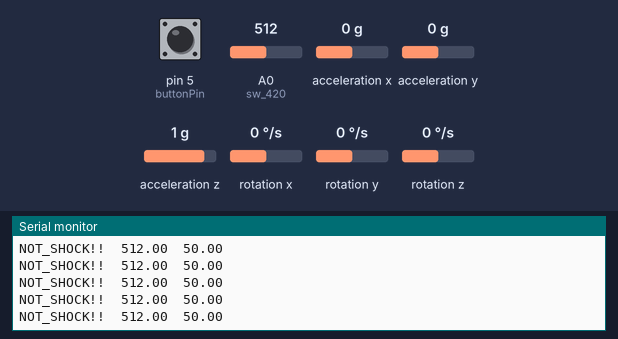
The sketch below on a simulated Arduino Uno, built with avr-gcc and run on an emulated ATmega328P. On the bench: the last lines printed to the serial monitor. Wiring (inferred from the names in the program): MPU-6050 motion sensor at I2C address 0x68. The test bench sets the inputs (shaded band); at power-on: A0 (sw_420) = 512, pin 5 (buttonPin) LOW, acceleration x 0 g, acceleration y 0 g, acceleration z 1 g, rotation x 0 °/s, rotation y 0 °/s, rotation z 0 °/s.

Above: at 3.2 s.
3.3 s: A0 (sw_420) set to 113
At 4.0 s:
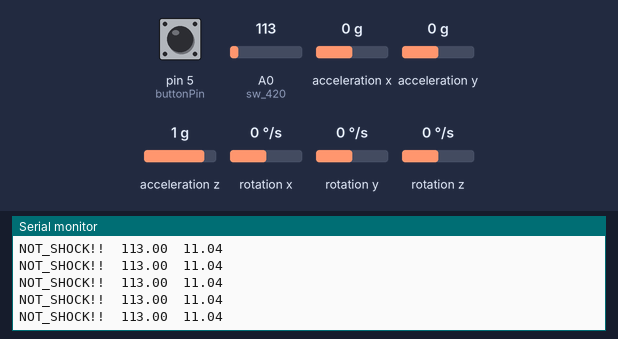
6.3 s: A0 (sw_420) set to 102
At 7.3 s:
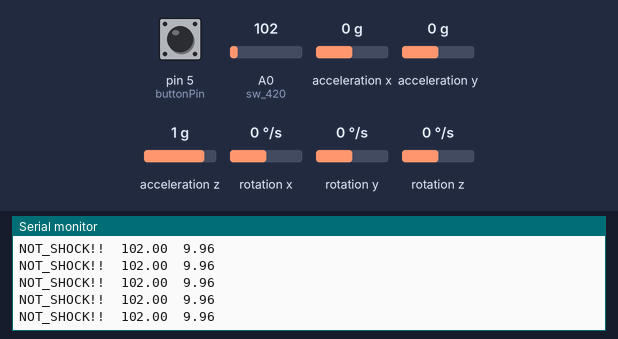
10.8 s: A0 (sw_420) set to 903
At 11.6 s:
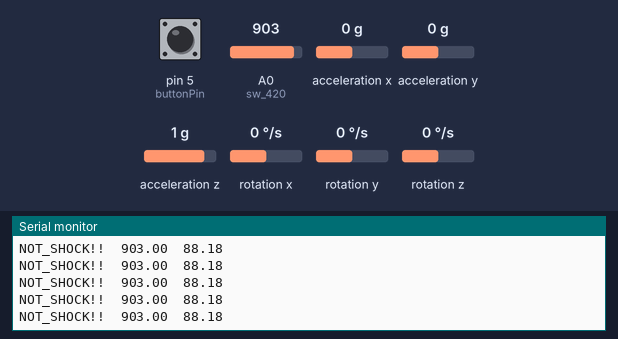
13.8 s: A0 (sw_420) set to 938
At 14.4 s:
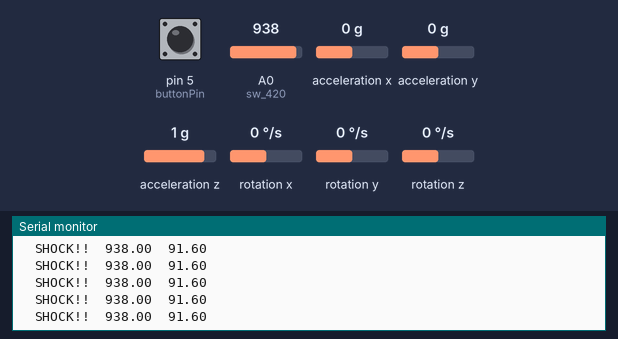
Timing chart, 0 to 16.8 s (numbered marks = the images above; inputs shaded):
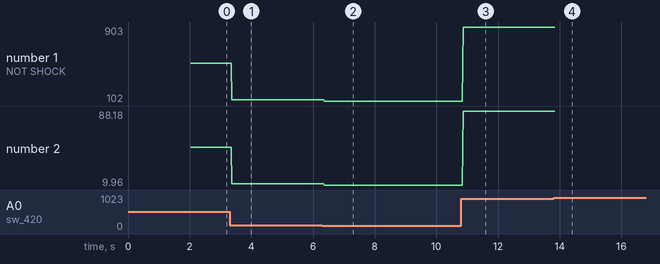

The sketch:

safe_helmet_hw.ino
```cpp
/* 기울기 센서 GY-521(MPU6050) 기초 실습 #1 (RAW 데이터 얻기)                            */
/* 아래 코드관련 실습에 대한 설명과 회로도 및 자료는 https://rasino.tistory.com/ 에 있습니다 */
#include<Wire.h>
#include <SoftwareSerial.h> //시리얼통신 라이브러리 호출
#include <Adafruit_MPU6050.h>
#include <Adafruit_Sensor.h>


int sw_420 = A0; //충격모듈센서 정의
//블루투스 통신 정의
int blueTx=3;   //Tx (보내는핀 설정)at
int blueRx=4;   //Rx (받는핀 설정)
int buttonPin = 5; // 푸시버튼이 연결된 번호
int buttonState = 0; // 입력핀의 상태를 저장
double angleAcX, angleAcY, angleAcZ;  //각도
double angleGyX, angleGyY, angleGyZ;  //각도

const double RADIAN_TO_DEGREE = 180 / 3.14159;
const double DEG_PER_SEC = 32767 / 250;    // 1초에 회전하는 각도
// GyX, GyY, GyZ 값의 범위 : -32768 ~ +32767 (16비트 정수범위)

unsigned long now = 0;   // 현재 시간 저장용 변수
unsigned long past = 0;  // 이전 시간 저장용 변수
double dt = 0;           // 한 사이클 동안 걸린 시간 변수

double averAcX, averAcY, averAcZ;
double averGyX, averGyY, averGyZ;
SoftwareSerial mySerial(blueRx, blueTx);  //시리얼 통신을 위한 객체선언

const int MPU_ADDR = 0x68;    // I2C통신을 위한 MPU6050의 주소
int16_t AcX, AcY, AcZ, Tmp, GyX, GyY, GyZ,t=0;   // 가속도(Acceleration) 와
void getRawData();  // 센서값 얻는 서브함수의 프로토타입 선언
double m=70,g,s,v,a_x, a_y, a_z;

void setup() {
  initSensor();
  pinMode(buttonPin, INPUT); // 푸시버튼은 입력으로 설정
  Serial.begin(9600);
  mySerial.begin(9600); //블루투스 시리얼
  caliSensor();   //  초기 센서 캘리브레이션 함수 호출
  past = millis(); // past에 현재 시간 저장
  delay(20);
}

void loop() {
  buttonState = digitalRead(buttonPin); //입력 값을 읽고 저장
// 버튼이 눌렸는지 확인, 버튼이 눌렸으면 입력핀의 상태는 HIGH가 됨
if (buttonState == HIGH) {
digitalWrite(sw_420, HIGH); //충격센서 켬
}
else {
digitalWrite(sw_420, LOW); //충격센서 끔
}

  getRawData();          // 센서값 얻어오는 함수 호출

  float val = analogRead(sw_420);
  float val_pct = val/1024*100;
  if(val_pct>90){
    Serial.write("\tSHOCK!!\t");
    Serial.print(val);
    Serial.write("\t");
    Serial.println(val_pct);
//    mySerial.println(val);
  }
  else{
    Serial.write("NOT_SHOCK!!\t");
    Serial.print(val);
    Serial.write("\t");
    Serial.println(val_pct);
  }
  g = 9.8;              //중력가속도
   v = ((AcX*t)+(AcY*t)+(AcZ*t))/3;             //순간속도
  s = ((0.5*AcX*t*t)+(0.5*AcY*t*t)+(0.5*AcZ*t*t))/3;        //낙하거리


  if (abs(a_x - AcX) > 25000 || abs(a_y - AcY) > 25000 || abs(a_z - AcZ) > 25000 || val_pct>90){
    mySerial.write("7"); //True
    delay(1);
    a_x=AcX;
    a_y=AcY;
    a_z=AcZ;
  }
//  Serial.print("t=");
//  Serial.println(t);
//  Serial.print("v=");
//  Serial.println(v);
//  Serial.print("s=");
//  Serial.println(s);
//  Serial.print("a=");
//  Serial.println(a);
//  delay(1000);
//  t++;

//

  getData();
  getDT();
  angleGyX += ((GyX - averGyX) / DEG_PER_SEC) * dt;
  angleGyY += ((GyY - averGyY) / DEG_PER_SEC) * dt;
  angleGyZ += ((GyZ - averGyZ) / DEG_PER_SEC) * dt;

//  Serial.print("Angle Gyro X:");
//  Serial.print(angleGyX);
//  Serial.print("\t\t Angle Gyro y:");
//  Serial.print(angleGyY);
//  Serial.print("\t\t Angle Gyro Z:");
//  Serial.println(angleGyZ);
//  delay(400);
}

void initSensor() {
  Wire.begin();
  Wire.beginTransmission(MPU_ADDR);   // I2C 통신용 어드레스(주소)
  Wire.write(0x6B);    // MPU6050과 통신을 시작하기 위해서는 0x6B번지에
  Wire.write(0);       // MPU6050을 동작 대기 모드로 변경
  Wire.endTransmission(true);
}
void getData() {
  Wire.beginTransmission(MPU_ADDR);
  Wire.write(0x3B);   // AcX 레지스터 위치(주소)를 지칭합니다
  Wire.endTransmission(false);
  Wire.requestFrom(MPU_ADDR, 14, true);  // AcX 주소 이후의 14byte의 데이터를 요청
  AcX = Wire.read() << 8 | Wire.read(); //두 개의 나뉘어진 바이트를 하나로 이어 붙여서 각 변수에 저장
  AcY = Wire.read() << 8 | Wire.read();
  AcZ = Wire.read() << 8 | Wire.read();
  Tmp = Wire.read() << 8 | Wire.read();
  GyX = Wire.read() << 8 | Wire.read();
  GyY = Wire.read() << 8 | Wire.read();
  GyZ = Wire.read() << 8 | Wire.read();
}

void getRawData() {
  Wire.beginTransmission(MPU_ADDR);
  Wire.write(0x3B);   // AcX 레지스터 위치(주소)를 지칭합니다
  Wire.endTransmission(false);
  Wire.requestFrom(MPU_ADDR, 14, true);  // AcX 주소 이후의 14byte의 데이터를 요청

  AcX = Wire.read() << 8 | Wire.read(); //두 개의 나뉘어진 바이트를 하나로 이어 붙여서 각 변수에 저장
  AcY = Wire.read() << 8 | Wire.read();
  AcZ = Wire.read() << 8 | Wire.read();
  Tmp = Wire.read() << 8 | Wire.read();
  GyX = Wire.read() << 8 | Wire.read();
  GyY = Wire.read() << 8 | Wire.read();
  GyZ = Wire.read() << 8 | Wire.read();

//  Serial.print("AcX:");
//  Serial.print(AcX);
//  Serial.print("   AcY:");
//  Serial.print(AcY);
//  Serial.print("   AcZ:");
//  Serial.print(AcZ);
//  Serial.print("   GyX:");
//  Serial.print(GyX);
//  Serial.print("   GyY:");
//  Serial.print(GyY);
//  Serial.print("   GyZ:");
//  Serial.print(GyZ);
//  Serial.println();
//  delay(150);
}
// loop 한 사이클동안 걸리는 시간을 알기위한 함수
void getDT() {
  now = millis();
  dt = (now - past) / 1000.0;
  past = now;
}

// 센서의 초기값을 10회 정도 평균값으로 구하여 저장하는 함수
void caliSensor() {
  double sumAcX = 0 , sumAcY = 0, sumAcZ = 0;
  double sumGyX = 0 , sumGyY = 0, sumGyZ = 0;
  getData();
  for (int i=0;i<10;i++) {
    getData();
    sumAcX+=AcX;  sumAcY+=AcY;  sumAcZ+=AcZ;
    sumGyX+=GyX;  sumGyY+=GyY;  sumGyZ+=GyZ;
    delay(200);
  }
  averAcX=sumAcX/10;  averAcY=sumAcY/10;  averAcZ=sumAcY/10;
  averGyX=sumGyX/10;  averGyY=sumGyY/10;  averGyZ=sumGyZ/10;
}
```

Measured:
- the behaviour switches between 921 and 922 on A0 (sw_420) (found by bisection; images 3 and 4)
- after the input at 3.3 s, the serial monitor: prints a new line after 0.07 s (image 1)
- after the input at 6.3 s, the serial monitor: prints a new line after 0.07 s (image 2)
- after the input at 10.8 s, the serial monitor: prints a new line after 0.07 s (image 3)
- after the input at 13.8 s, the serial monitor: prints a new line after 0.07 s (image 4)
- plotted number 1: 512 → 113 after the input at 3.3 s, 113 → 102 after the input at 6.3 s, 102 → 903 after the input at 10.8 s
- plotted number 2: 50 → 11.04 after the input at 3.3 s, 11.04 → 9.96 after the input at 6.3 s, 9.96 → 88.18 after the input at 10.8 s
